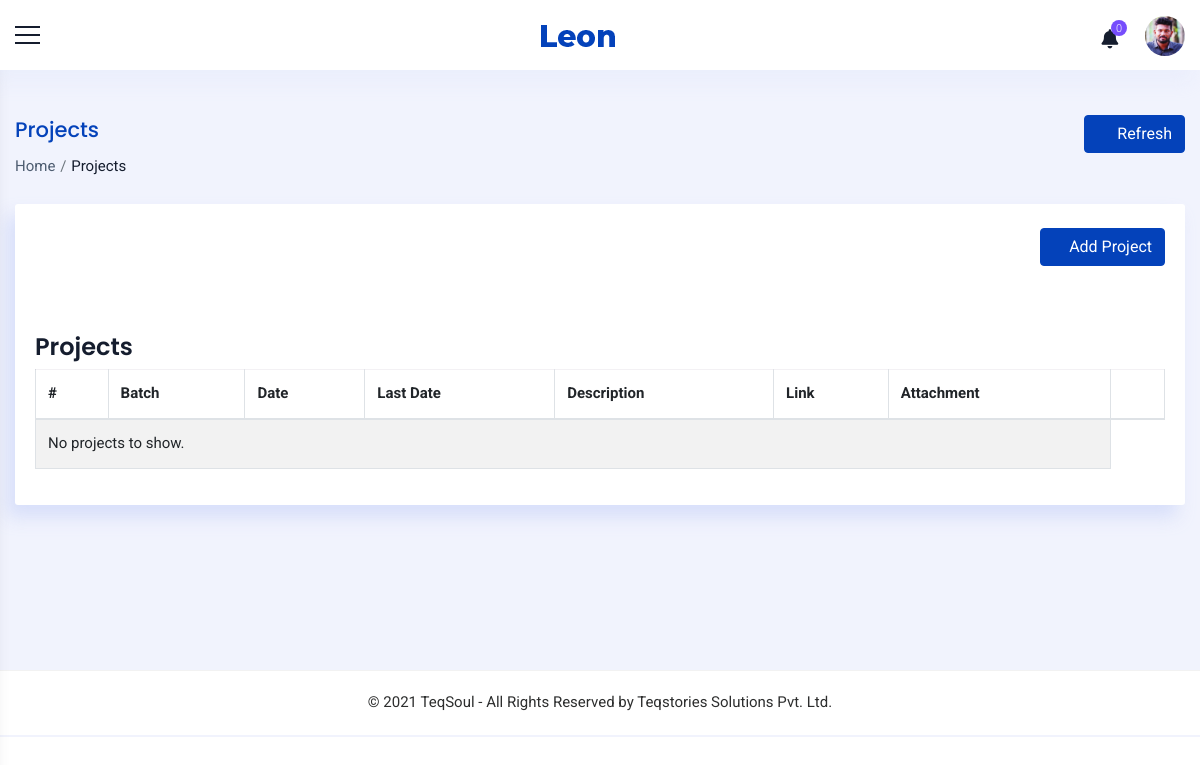
The app's page /trainer/projects/ (signed in), older data.
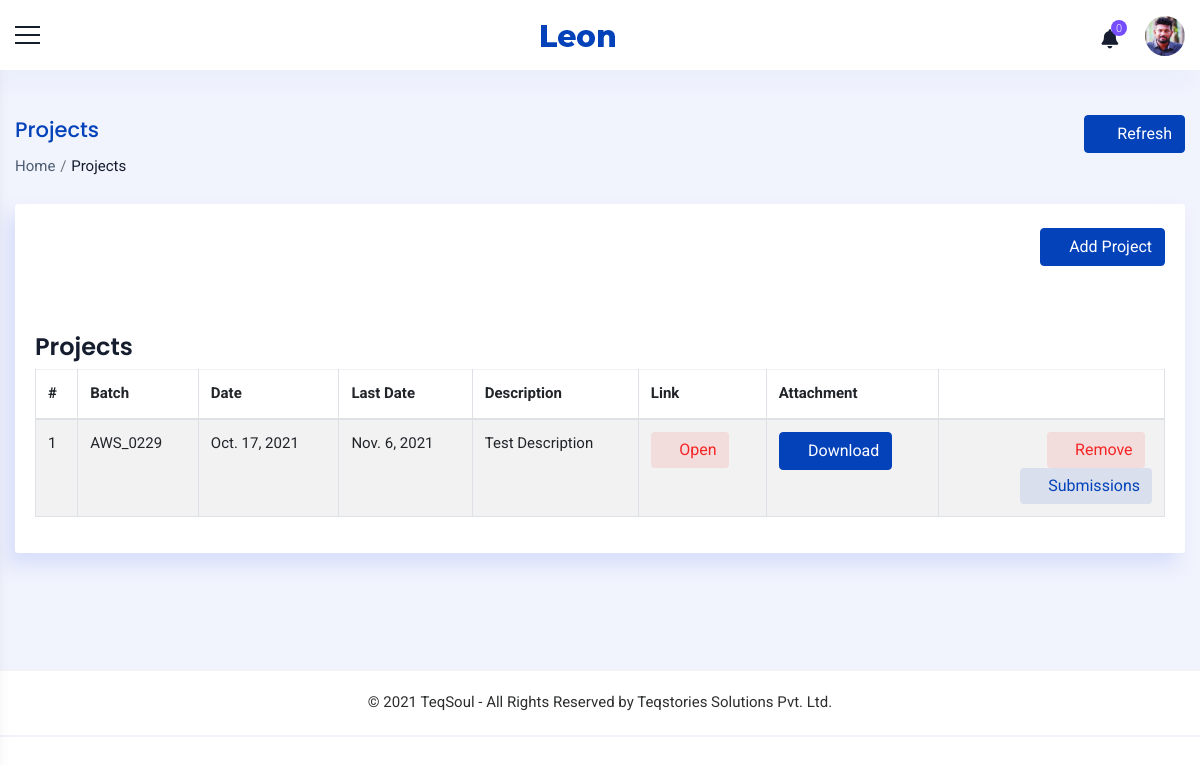
The same page, newer data.
### accounts/models.py (models this page shows)
class Project(models.Model):
    batch = models.ForeignKey(Batch,on_delete=models.CASCADE,null=True,blank=True,limit_choices_to=(Q(status='1')|Q(status='3')))
    description = models.TextField(max_length=5000,null=True, blank=True)
    link = models.CharField(max_length=2000,null=True, blank=True)
    attachment = models.FileField(null=True, blank=True,upload_to='images/project/')
    date = models.DateField(null=True,blank=True)
    final_date = models.DateField(null=True,blank=True)

class Batch(models.Model):
    subject = models.ForeignKey(Course,on_delete=models.CASCADE)
    batch_code = models.CharField(max_length=500, blank=True)
    trainer = models.ForeignKey(Staff,on_delete=models.CASCADE,null=True, blank=True,limit_choices_to={'stype':"3"})
    start_date = models.DateField(null=True, blank=True)
    end_date = models.DateField(null=True, blank=True)
    start_time = models.TimeField(null=True, blank=True)
    end_time = models.TimeField(null=True, blank=True)
    link = models.CharField(max_length=1000, null=True, blank=True)
    passcode = models.CharField(max_length=250,null=True, blank=True)
    type = models.CharField(max_length=100,choices=(('Weekend', 'Weekend'),('Weekday','Weekday')))
    status = models.CharField(max_length=100,choices=(('2','Yet to Start'),('1','Ongoing'),('3','Completed'),('4','Cancelled')),default='2')
    strength = models.IntegerField(null=True, blank=True)
    last_edit_time = models.DateTimeField(null=True, blank=True)
    last_edit_user = models.ForeignKey(Staff,on_delete=models.CASCADE,null=True, blank=True,related_name='edited_by')
    approval = models.CharField(max_length=100,null=True, blank=True,choices=approval_choices ,default='2')
    to_be_approved_by = models.ForeignKey(Staff,on_delete=models.CASCADE,null=True, blank=True,related_name='approved_by')
    def __str__(self):
        s = "-"
        return "%s %s %s %s %s %s %s" % (self.batch_code,s, self.trainer,s,self.start_date,s, self.start_time)

### accounts/views.py (the view, shortened to what this page needs)
# urls.py: path('trainer/projects/',UploadProject.as_view(),name='upload_projects'),
class UploadProject(View):
    def get(self, request):
        x = TrainerCheck(request)
        if x == True:
            staff = Staff.objects.get(user=request.user)
            notify = Notifications(staff)
            count = CountNotifications(notify)
            if staff.stype == '7' or staff.stype == '4':
                projects = Project.objects.all().order_by('-date')
            else:
                projects = Project.objects.filter(batch__trainer = staff).order_by('-date')
            form = AddProjectsForm()
            context ={'count':count,'notify':notify,'staff':staff,'form':form,'projects':projects}
            return render(request,'trainer/projects.html',context)
        else:
            return render(request,'messages/common/permission_error.html')

### accounts/functions.py (called while the page is built)
def TrainerCheck(request):
    user = request.user
    if user.is_authenticated:
        try:
            staff = Staff.objects.get(user=user)
            if staff.stype == '3' or staff.stype=='4' or staff.stype== '7':
                return (True)
            else:
                return (False)
        except:
            return (False)
    else:
        return (False)

def Notifications(staff):
    notifications = Notification.objects.filter(user1=staff,status='2').order_by('-date').order_by('-time')
    return notifications

def CountNotifications(notifications):
    count = 0
    for i in notifications:
        count = count +1
    return count

### accounts/models.py (called while the page is built)
    def __str__(self):
        return self.name

### accounts/templates/trainer/projects.html (shortened to what the changed rows need)
{% extends 'common/main.html' %}
{% load static %}
{% block content %}
<div class="container_full">
    <div class="content_wrapper bg_homebefore inner-wrapper tables-sec">
        <div class="container-fluid">
        <div class="row ">
            <div class="col-12">
              <div class="card">
                <div class="collapse" id="collapseExample">
                                {% load widget_tweaks %}
                </div><br><br>
                <div class="table-responsive">
                <table id="demo-foo-filtering" class="table table-striped table-bordered toggle-circle m-b-0" >
                  <thead>
                    <tr>
                      <th>#</th>
                      <th>Batch</th>
                      <th>Date</th>
                      <th>Last Date</th>
                      <th>Description</th>
                      <th>Link</th>
                      <th>Attachment</th>
                      {% if staff.stype == '4' or staff.stype == '7' %}
                      <th class="text-right"></th>
                      {% endif %}
                    </tr>
                  </thead>
                  <tbody>
                    {% for i in projects %}
                    <tr>
                      <td>{{forloop.counter}}</td>
                      <td>{{i.batch.batch_code}}</td>
                      <td>{{i.date}}</td>
                      <td>{{i.final_date}}</td>
                      <td>{{i.description}}</td>
                      {% if i.link %}
                      <td><a href="{{i.link}}" class="btn btn-primary" ><i class="ti ti-new-window"></i> Open</a></td>
                      {% else %}
                      <td ><button class="btn btn-danger-rgba" onclick="alert('No link available!')"><i class="ti ti-new-window"></i> Open</button></td>
                      {% endif %}
                      {% if i.attachment %}
                      <td><a href="/media/{{i.attachment}}" class="btn btn-primary" download><i class="ti ti-download"></i> Download</a></td>
                      {% else %}
                      <td><button class="btn btn-danger-rgba" onclick="alert('No attachment available!')"><i class="ti ti-download"></i> Download</button></td>
                      {% endif %}
                            {% if staff.stype == '4' or staff.stype == '7' %}
                                <td class="text-right" style="width:20%">
                                <a href="" class="btn btn-danger-rgba" ><i class="ti ti-trash"></i> Remove</a>&nbsp;&nbsp;
                                <a href="" class="btn btn-primary-rgba" ><i class="ti ti-file"></i> Submissions</a></td>
                            {% endif %}
                      {% empty %}
                      <td colspan="7">No projects to show.</td>
                    {% endfor %}
                  </tbody>
                </table>
            </div>
              </div>
            </div>
          </div>
          </div>
        </div>
    </div>
</div>
{% endblock %}

Row changes from the older to the newer data that the page shows:
added Project: batch.batch_code "AWS_0229", date "Oct. 17, 2021", final_date "Nov. 6, 2021", description "Test Description", shows "Open"
Text that changed along with them:
text no longer shown: "No projects to show."
